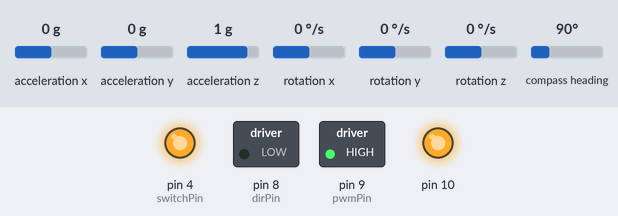
A sketch run on a simulated Arduino Uno, built with avr-gcc and run on an emulated ATmega328P. Shown: switched loads named in the sketch (green lamp = pin HIGH), output pins drawn as LEDs (lit = HIGH). Inputs (shaded band) come from the test bench; at power-on: compass heading 90°, acceleration x 0 g, acceleration y 0 g, acceleration z 1 g, rotation x 0 °/s, rotation y 0 °/s, rotation z 0 °/s. What the sketch prints to the serial monitor is not drawn.

Above: at 4.6 s.
4.7 s: compass heading set to 174°
6.5 s: compass heading set to 184°
At 7.4 s:
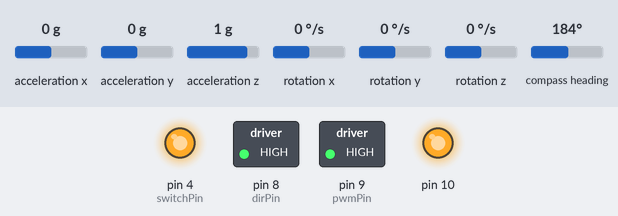
8.0 s: compass heading set to 7°
At 8.4 s:
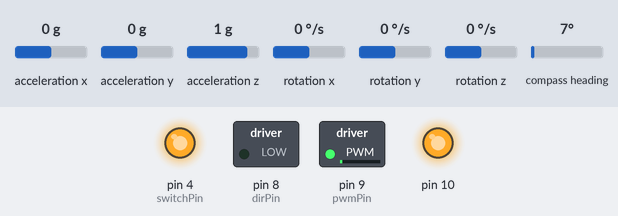
11.0 s: compass heading set to 20°
At 11.25 s:
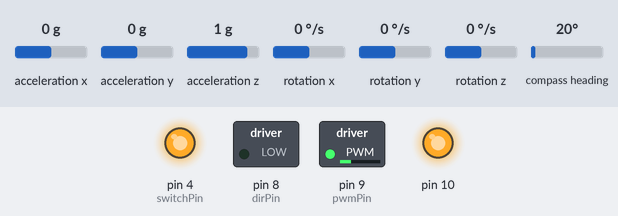
14.0 s: compass heading set to 180°
15.5 s: compass heading set to 90°
At 16.9 s:
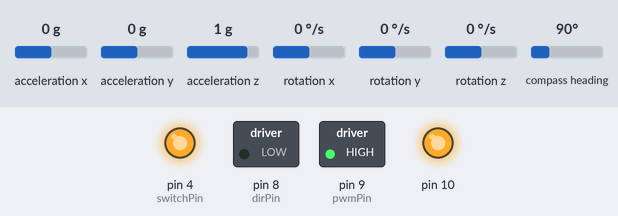
Timing chart, 0 to 18.0 s (numbered marks = the images above; inputs shaded):
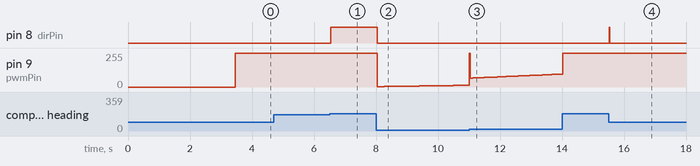

The sketch:

PIDcontrolCANcomm2serialmonitor.ino
```cpp
#include <SPI.h>
#include "mcp_can.h"
#include "MPU9250.h"

// ——— PIN DEFINITIONS ———
const int pwmPin    = 9;   // PWM output: torque magnitude
const int dirPin    = 8;   // Digital output: direction
const int switchPin = 4;   // Motor controller on/off
// const int CAN_CS    = 10;  // SPI chip-select for MCP_CAN
#define CAN_CS 10

// ——— IMU & CAN OBJECTS ———
MPU9250 mpu;
MCP_CAN CAN(CAN_CS);

// ——— CANOPEN PARAMETERS ———
const byte NODE_ID   = 127;
const unsigned long REQ_ID  = 0x600 + NODE_ID;
const unsigned long RESP_ID = 0x580 + NODE_ID;
const byte INDEX_LOW  = 0x6C;  // velocity index low byte
const byte INDEX_HIGH = 0x60;  // velocity index high byte
const byte SUBINDEX   = 0x00;
const byte TORQ_LOW   = 0x77;
const byte TORQ_HIGH  = 0x60;

// ——— PID GAINS & LIMITS ———
const float Kp = 0.008;
const float Ki = 0.001;
const float Kd = 0.02;
const float maxTorque   = 0.5;    // Nm
const float maxIntegral = 50.0;

// ——— TIMING ———
const unsigned long controlInterval = 25;   // ms
const unsigned long logInterval     = 25;  // ms
unsigned long prevControlMs = 0;
unsigned long prevCANReqMs  = 0;

// ——— PID STATE ———
float desiredYaw    = 0.0;
float previousYaw   = 0.0;
float previousTime  = 0.0;
float integralError = 0.0;

// ——— CAN POLLING STATE ———
enum ReadState { READ_VELOCITY, READ_TORQUE };
ReadState currentState = READ_VELOCITY;
int32_t  velocity = 0;
int16_t  torque   = 0;

void setup() {
  Serial.begin(115200);
  delay(1000);

  // pins
  pinMode(pwmPin, OUTPUT);
  pinMode(dirPin, OUTPUT);
  pinMode(switchPin, OUTPUT);
  digitalWrite(switchPin, HIGH);

  // IMU init
  Wire.begin();
  delay(2000);
  if (!mpu.setup(0x68)) {
    Serial.println("MPU connection failed.");
    while (1) { delay(500); }
  }
  Serial.println("MPU initialized.");

  // initialize SPI for MCP_CAN
  SPI.begin();

  // CAN init
  if (CAN.begin(MCP_ANY, CAN_1000KBPS, MCP_8MHZ) != CAN_OK) {
    Serial.println("CAN init failed");
    while (1) { }
  }
  CAN.setMode(MCP_NORMAL);
  Serial.println("CAN initialized.");

  Serial.println("TimeMS,Yaw,Error,Velocity,Torque");


  delay(100);
  setupController();
  delay(100);

  // kick off first CAN request
  prevCANReqMs = millis() - logInterval;
}

void loop() {
  unsigned long now = millis();

  // —— 1) PID control @25 ms ——
  if (mpu.update() && now - prevControlMs >= controlInterval) {
    control_loop();
    prevControlMs = now;
  }

  // —— 2) Handle incoming CAN frames ——
  if (CAN.checkReceive() == CAN_MSGAVAIL) {
    unsigned char len = 0, buf[8];
    unsigned long canId = 0;
    CAN.readMsgBuf(&canId, &len, buf);

    if (canId == RESP_ID) {
      if (buf[0] == 0x43 && buf[1] == INDEX_LOW && buf[2] == INDEX_HIGH) {
        // velocity response
        velocity = (int32_t)((uint32_t)buf[4] |
                             ((uint32_t)buf[5] << 8) |
                             ((uint32_t)buf[6] << 16) |
                             ((uint32_t)buf[7] << 24));
        currentState = READ_TORQUE;
        delay(5);
        requestTorque();
      }
      else if (buf[0] == 0x4B && buf[1] == TORQ_LOW && buf[2] == TORQ_HIGH) {
        // torque response
        torque = (int16_t)(buf[4] | (buf[5] << 8));
        // print timestamp + vel/trq
        Serial.print(velocity); Serial.print(",");
        Serial.println(torque);
        currentState = READ_VELOCITY;
      }
      else if (buf[0] == 0x80) {
        // SDO abort
        uint16_t idx = (buf[2] << 8) | buf[1];
        uint32_t code = ((uint32_t)buf[4]) |
                        ((uint32_t)buf[5] << 8) |
                        ((uint32_t)buf[6] << 16) |
                        ((uint32_t)buf[7] << 24);
        Serial.print("SDO Abort idx=0x");
        Serial.print(idx, HEX);
        Serial.print(" code=0x");
        Serial.println(code, HEX);
      }
    }
  }

  // —— 3) Pace CAN requests @200 ms ——
  if (now - prevCANReqMs >= logInterval && currentState == READ_VELOCITY) {
    requestVelocity();
    prevCANReqMs = now;
  }
}

// ——— PID control loop ———
void control_loop() {
  float currentYaw = mpu.getYaw();
  float t = millis() / 1000.0;
  float dt = t - previousTime;
  if (dt <= 0) return;

  // error with wrap
  float error = desiredYaw - currentYaw;
  if (error > 180)  error -= 360;
  if (error < -180) error += 360;

  // integral
  integralError += error * dt;
  integralError = constrain(integralError, -maxIntegral, maxIntegral);

  // derivative (yaw rate)
  float yawRate = (currentYaw - previousYaw) / dt;
  if (yawRate > 180.0/dt)  yawRate -= 360.0/dt;
  if (yawRate < -180.0/dt) yawRate += 360.0/dt;

  // PID
  float torqueCmd = Kp*error + Ki*integralError - Kd*yawRate;
  torqueCmd = constrain(torqueCmd, -maxTorque, maxTorque);

  // direction & PWM
  bool dir = (torqueCmd >= 0);
  digitalWrite(dirPin, dir ? HIGH : LOW);
  int pwmVal = int(fabs(torqueCmd / maxTorque) * 255);
  pwmVal = constrain(pwmVal, 0, 255);
  analogWrite(pwmPin, pwmVal);

  // print IMU data
  Serial.print(millis()); Serial.print(",");
  Serial.print(currentYaw, 2); Serial.print(",");
  Serial.print(error, 2); Serial.print(",");

  // update state
  previousYaw   = currentYaw;
  previousTime  = t;
}

// ——— CANopen requests ———
void requestVelocity() {
  byte req[8] = { 0x40, INDEX_LOW, INDEX_HIGH, SUBINDEX, 0,0,0,0 };
  CAN.sendMsgBuf(REQ_ID, 0, 8, req);
}
void requestTorque() {
  byte req[8] = { 0x40, TORQ_LOW, TORQ_HIGH, 0x00, 0,0,0,0 };
  CAN.sendMsgBuf(REQ_ID, 0, 8, req);
}

// ——— Drive setup sequence ———
void setupController() {
  Serial.println("Configuring drive...");
  sendSDO(0x6060,0x00,0x02);   // Velocity mode
  delay(50);
  sendSDO(0x6040,0x00,0x0006); // Shutdown
  delay(50);
  sendSDO(0x6040,0x00,0x0007); // Switch on
  delay(50);
  sendSDO(0x6040,0x00,0x000F); // Enable operation
  delay(50);
  sendSDO(0x60FF,0x00,200);    // Target velocity (example)
  delay(50);
  Serial.println("Drive operational.");
}

void sendSDO(uint16_t idx, uint8_t sub, uint32_t val) {
  byte len, data[8];
  if      (val <= 0xFF)   { data[0]=0x2F; len=4; }
  else if (val <= 0xFFFF) { data[0]=0x2B; len=5; }
  else                    { data[0]=0x23; len=8; }
  data[1]= idx &0xFF;
  data[2]= idx>>8;
  data[3]= sub;
  data[4]= val &0xFF;
  data[5]= (val>>8)&0xFF;
  data[6]= (val>>16)&0xFF;
  data[7]= (val>>24)&0xFF;
  CAN.sendMsgBuf(REQ_ID, 0, len, data);
}
```

Measured:
- the behaviour switches between 180 and 181° on compass heading (found by bisection; images 0 and 1)
- after the input at 4.7 s, every drawn part: stays the same
- after the input at 6.5 s, pin 8 (dirPin): LOW → HIGH at once
- after the input at 8.0 s, pin 8 (dirPin): HIGH → LOW at once; pin 9 (pwmPin): 255/255 → 3/255 at once, → 4/255 0.23 s later, → 5/255 0.29 s later, → 6/255 0.28 s later, … (11 changes in this stretch)
- after the input at 15.5 s, pin 8 (dirPin): LOW → HIGH at once, → LOW 0.03 s later
